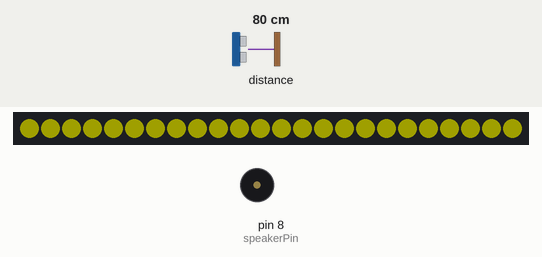
Simulated run of this sketch. Board: Arduino Uno, built with avr-gcc and run on an emulated ATmega328P. Shown: 24 RGB LEDs in strip order, left to right, buzzer (waves = sounding). Wiring (inferred from the names in the program): SRF02/SRF08 range finder at I2C address 0x70. The test bench sets the inputs (shaded band); at power-on: distance to the obstacle 80 cm. Dim RGB values are drawn brighter than linear.

Above: at 1.3 s.
1.4 s: distance to the obstacle set to 35 cm
At 2.08 s:
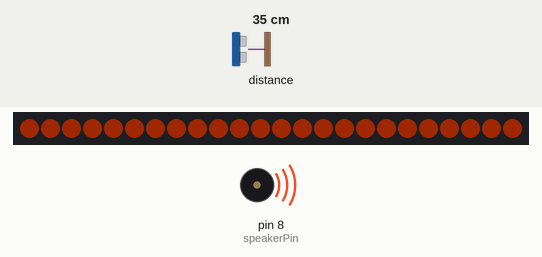
3.7 s: distance to the obstacle set to 60 cm
At 4.22 s:
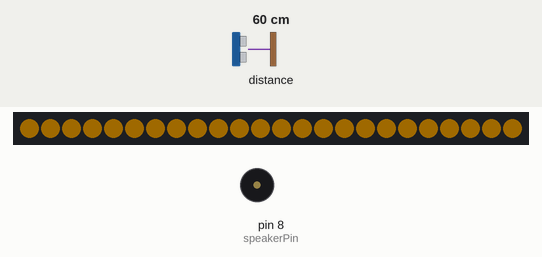
6.4 s: distance to the obstacle set to 120 cm
At 7.5 s:
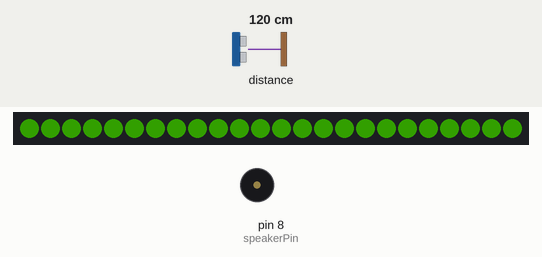
Timing chart, 0 to 15.4 s (numbered marks = the images above; inputs shaded):
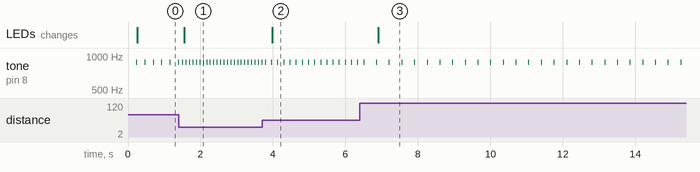

The sketch:

3a_Progressive_collision_alert_with_MaxBotix_MB1242.ino
```cpp
// Tutorial 3a. Progressive collision alert with MaxBotix MB1242

// Main parts: Adafruit Metro Mini, MaxBotix MB1242, NeoPixel Ring
// 24 x 5050 RGB LED, 8 Ohm loudspeaker, ON Semiconductor TIP120

// Libraries required to interface with the sensor via I2C and to
// drive RGB LEDs; the RunningMedian library was developed by Rob
// Tillaart; use the latest versions
#include <Wire.h>
#include "RunningMedian.h"
#include <Adafruit_NeoPixel.h>

// MaxBotix MB1242 connected to pins A4 (data) and A5 (clock)

// Variables that remain constant
const byte pinData = 4; // Digital output pin to LED ring
const byte numLeds = 24; // Number of LEDs
const int colourMin = 0; // Minimum single value HSV colour (red)
const int colourMax = 32767; // Maximum single value HSV colour (cyan)
const byte speakerPin = 8; // Digital output pin to loudspeaker
const int toneFrequency = 880; // Note A5 in Hz
const byte toneDuration = 25; // Tone duration in milliseconds
const int toneIntervalMin = 50; // Minimum time to pass until the next tone
const int toneIntervalMax = 750; // Maximum time to pass until the next tone
const int distanceMin = 20; // Minimum sensing distance in cm, as per MaxBotix
const int distanceMax = 200; // Maximum sensing distance in cm, up to 765 cm possible
const byte sensorReadInterval = 50; // Time to pass until the next sensor reading
// Instances a Strip object from the library with the number of
// LEDs in the ring, the digital output pin the LED ring is wired
// to and the type of programmable RGB LED used
Adafruit_NeoPixel strip(numLeds, pinData, NEO_GRB + NEO_KHZ800);
// Instances a samples object from the library that holds 5 sensor
// readings, refreshed at each reading cycle (= FIFO order)
RunningMedian samples = RunningMedian(5);

// Variables that can change
int toneInterval = 0; // Time to pass until the next tone
unsigned long timeNowTone = 0; // Timestamp that updates each loop() iteration
unsigned long timeNowSensor = 0; // Timestamp that updates each loop() iteration
word distance = 0; // Sensor's distance reading in cm
int colourAlertHSV = 0; // Single value HSV colour calculated from distance measured

void setup()
{
  // Initialise loudspeaker pin
  pinMode(speakerPin, OUTPUT);

  // Initialise the strip object (= LED array)
  strip.begin();
  // Set the LED ring's overall brightness
  strip.setBrightness(32);
  // Initialize all LEDs to off
  strip.show();

  // Initialise the I2C library to read from the sensor
  Wire.begin();
  // To enter the millis() timed reading cycle, take a single
  // reading with 100ms delay (10Hz), as per MaxBotix
  readDistance();
  delay(100);
}

void loop()
{
  // Check if it is time to read from the sensor
  if (millis() - timeNowSensor >= sensorReadInterval)
  {
    // Create a new timestamp for the next time = loop() execution
    timeNowSensor = millis();

    // A call to this function fetches a new distance reading
    distance = readDistance();

    // Add it to the running median calculation (= FIFO queue)
    samples.add(distance);

    // Now calculate the running median to remove spikes
    float distanceMedian = samples.getMedian();

    // Keep the result within the specified range
    distanceMedian = constrain(distanceMedian, distanceMin, distanceMax);

    // Instead of the faulty Arduino map() implementation, we use the
    // affine transformation f(t) = (t - a) * ((d - c) / (b - a)) + c
    // with t = distanceMedian: calculate the interval between tones
    // and the LED ring's colour, based on distance. To avoid division
    // in speed critical applications, the constant ((d - c) / (b - a))
    // can be pre-computed and stored as an integer
    toneInterval = (distanceMedian - distanceMin) * ((toneIntervalMax - toneIntervalMin) / (distanceMax - distanceMin)) + toneIntervalMin;
    colourAlertHSV = (distanceMedian - distanceMin) * ((colourMax - colourMin) / (distanceMax - distanceMin)) + colourMin;

    // A call to this function commands the sensor to take a
    // reading. The reading will be processed only when the if
    // conditional is true (= next 100ms interval has passed)
    sendRangeCommand();
  }

  // Check if it is time to make a tone
  if (millis() - timeNowTone >= toneInterval)
  {
    // Create a new timestamp for the next time = loop() execution
    timeNowTone = millis();

    // In case the distance is within the specified range
    if ((distance >= distanceMin) && (distance <= distanceMax))
    {
      // Make a tone
      tone(speakerPin, toneFrequency, toneDuration);

      // Also, convert the corresponding colour from HSV to RGB
      uint32_t colourAlertRGB = strip.ColorHSV(colourAlertHSV);
      // And change the LEDs accordingly (0 = all LEDs)
      strip.fill(colourAlertRGB, 0);
      strip.show();
    }

    // In case the distance is not within the specified range
    else
    {
      // Make no tone
      noTone(speakerPin);

      // And switch LEDs off
      strip.clear();
      strip.show();
    }
  }
}

void sendRangeCommand()
{
  // The Arduino Wire library uses 7-bit addressing; to begin
  // a transmission, use 0x70 instead of the 8‑bit value 0xE0
  Wire.beginTransmission(0x70);
  // Send the range command (= 0x51)
  Wire.write(0x51);
  Wire.endTransmission();
}

word readDistance()
{
  // Ask the sensor for two bytes that represent the distance
  Wire.requestFrom(0x70, byte(2));
  // Check if it responds correctly
  if (Wire.available() >= 2)
  {
    // If it did, read the high and low byte
    byte high_byte = Wire.read();
    byte low_byte = Wire.read();
    // Header Arduino.h defines macro word(high_byte, low_byte)
    word distance = word(high_byte, low_byte);
    return distance;
  }

  // If there was an error, return 0
  else
  {
    return word(0);
  }
}
```

Measured:
- after the input at 1.4 s, tone on pin 8 (speakerPin): alternates 880 Hz for 0.03 s and silent for 0.07 s, starting after 0.10 s; the LEDs: change after 0.15 s (image 1)
- after the input at 3.7 s, the LEDs: change after 0.28 s (image 2)
- after the input at 6.4 s, tone on pin 8 (speakerPin): alternates 880 Hz for 0.03 s and silent for 0.33 s, starting after 0.45 s; the LEDs: change after 0.51 s (image 3)
- by itself, tone on pin 8 (speakerPin): alternates 880 Hz for 0.03 s and silent for 0.21 s
